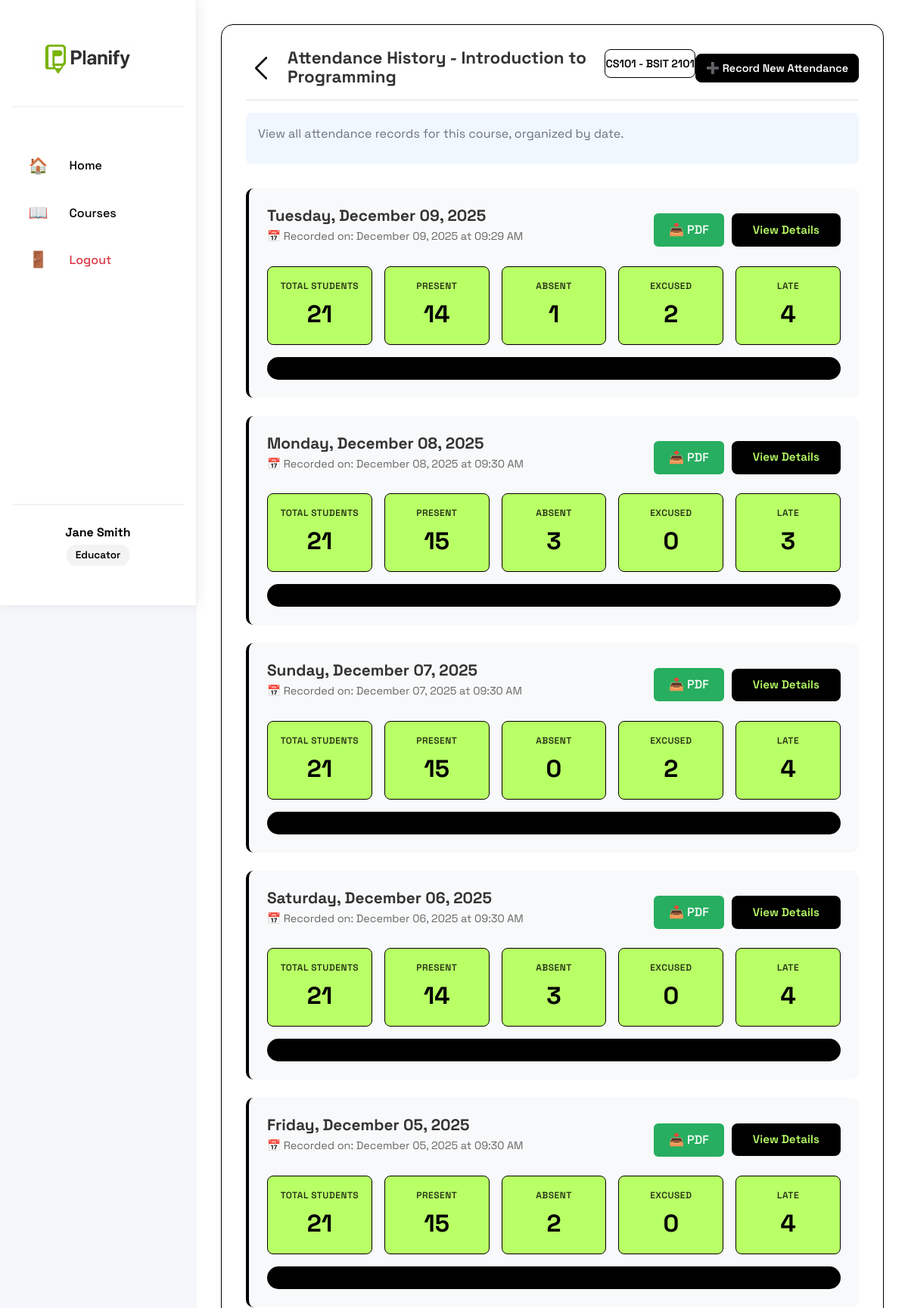
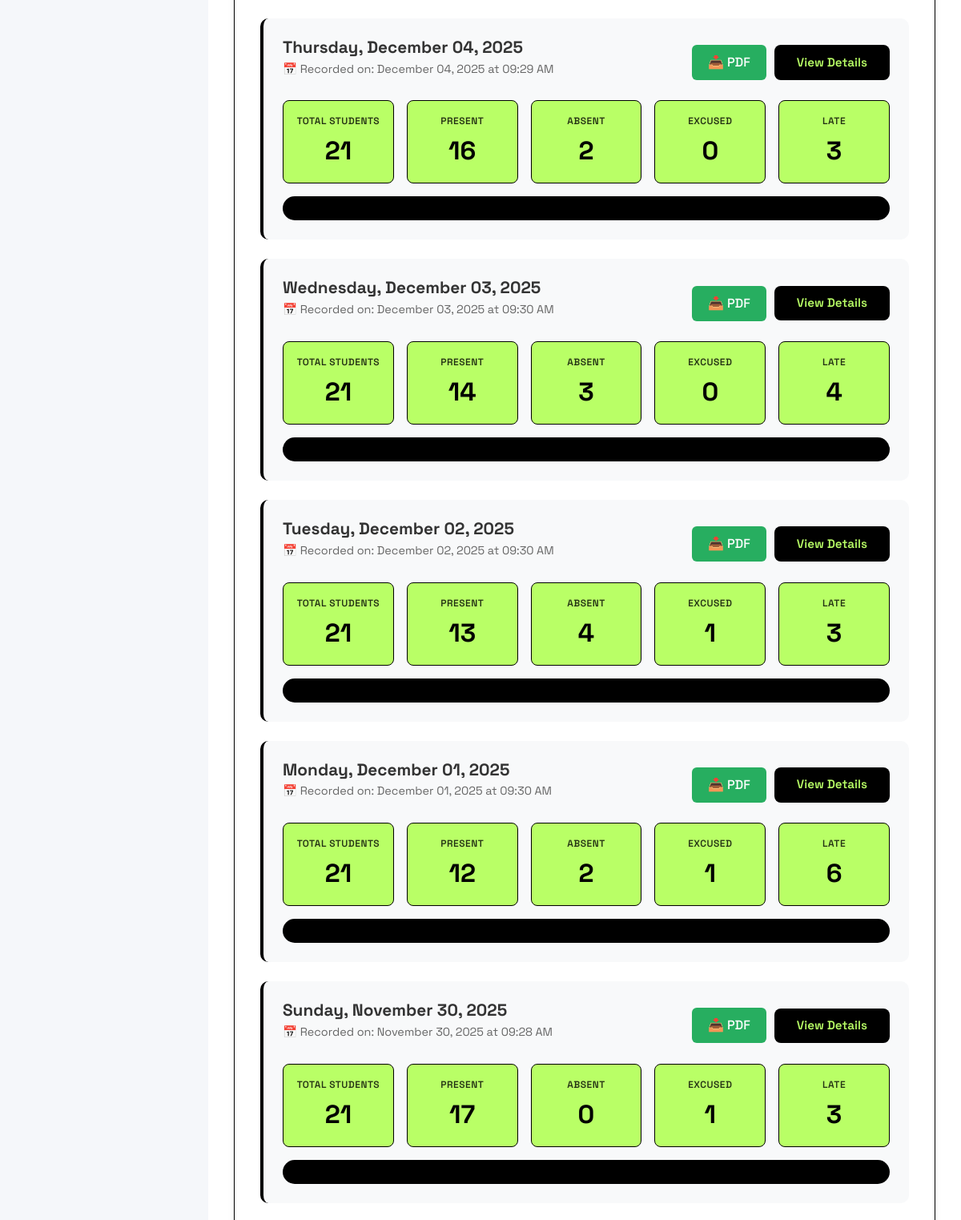
/educator/course/1/attendance/history (signed in, upper part), run on the app's committed database (2 pictures, top to bottom).
### models.py (models this page shows, shortened)
class User(db.Model, UserMixin):
    id = db.Column(db.Integer, primary_key=True)
    first_name = db.Column(db.String(20), nullable=False)
    last_name = db.Column(db.String(20), nullable=False)
    username = db.Column(db.String(20), unique=True, nullable=False)
    email = db.Column(db.String(120), unique=True, nullable=False)
    contact_number = db.Column(db.String(11), nullable=False)
    password = db.Column(db.String(255), nullable=False)
    role = db.Column(db.String(10), nullable=False)
    courses = db.relationship('Course', backref='educator', lazy=True, cascade='all, delete-orphan')
    lesson_plans = db.relationship('LessonPlan', backref='creator', lazy=True, cascade='all, delete-orphan')
    enrollments = db.relationship('Enrollment', backref='student', lazy=True, cascade='all, delete-orphan')

class Course(db.Model):
    id = db.Column(db.Integer, primary_key=True)
    course_name = db.Column(db.String(100), nullable=False)
    course_code = db.Column(db.String(20), nullable=False)
    block_section = db.Column(db.String(20), nullable=False)
    description = db.Column(db.Text, nullable=True)
    educator_id = db.Column(db.Integer, db.ForeignKey('user.id'), nullable=False)
    created_at = db.Column(db.DateTime, default=datetime.utcnow)
    enrollment_code = db.Column(db.String(10), unique=True, nullable=False)
    lesson_plans = db.relationship('LessonPlan', backref='course', lazy=True, cascade='all, delete-orphan')
    enrollments = db.relationship('Enrollment', backref='course', lazy=True, cascade='all, delete-orphan')
    attendance_records = db.relationship('AttendanceRecord', backref='course', lazy=True, cascade='all, delete-orphan')

class AttendanceRecord(db.Model):
    id = db.Column(db.Integer, primary_key=True)
    course_id = db.Column(db.Integer, db.ForeignKey('course.id'), nullable=False)
    student_id = db.Column(db.Integer, db.ForeignKey('user.id'), nullable=False)
    date = db.Column(db.Date, nullable=False)
    status = db.Column(db.String(10), nullable=False)  # present, absent, excused, late
    recorded_by = db.Column(db.Integer, db.ForeignKey('user.id'), nullable=False)
    recorded_at = db.Column(db.DateTime, default=datetime.utcnow)
    recorder = db.relationship('User', foreign_keys=[recorded_by])
    __table_args__ = (db.UniqueConstraint('student_id', 'course_id', 'date', name='unique_attendance'),)

### routes.py (the view)
@app.route('/educator/course/<int:course_id>/attendance/history')
@login_required
def attendance_history(course_id):
    if current_user.role != 'educator':
        flash("Access denied.", "error")
        return redirect(url_for('home'))
    course = Course.query.get_or_404(course_id)
    if course.educator_id != current_user.id:
        flash("Access denied.", "error")
        return redirect(url_for('educator_courses'))
    from sqlalchemy import func, distinct
    attendance_dates = db.session.query(
        AttendanceRecord.date
    ).filter_by(
        course_id=course_id
    ).distinct().order_by(
        AttendanceRecord.date.desc()
    ).all()
    attendance_by_date = {}
    for (date_obj,) in attendance_dates:
        records = AttendanceRecord.query.filter_by(
            course_id=course_id,
            date=date_obj
        ).order_by(AttendanceRecord.recorded_at.desc()).all()
        recorded_time = records[0].recorded_at if records else None
        stats = {
            'total': len(records),
            'present': len([r for r in records if r.status == 'present']),
            'absent': len([r for r in records if r.status == 'absent']),
            'excused': len([r for r in records if r.status == 'excused']),
            'late': len([r for r in records if r.status == 'late'])
        }
        attendance_by_date[date_obj] = {
            'records': records,
            'recorded_time': recorded_time,
            'stats': stats
        }
    return render_template('attendance_history.html',
                           course=course,
                           attendance_by_date=attendance_by_date)

### app.py (called while the page is built)
@login_manager.user_loader
def load_user(user_id):
    return User.query.get(int(user_id))

### templates/attendance_history.html (shortened to what this page needs)
{% extends "educator_base.html" %}
{% block content %}
<div class="attendance-history-container">
    <div class="history-header">
        <div class="header-left">
            <a href="{{ url_for('educator_courses') }}" class="back-icon-btn">
                <img src="{{ url_for('static', filename='pictures/back-button.png') }}" alt="Back">
            </a>
            <h2>Attendance History - {{ course.course_name }}</h2>
            <p class="course-block">{{ course.course_code }} - {{ course.block_section }}</p>
        </div>
        <div class="header-actions">
            <a href="{{ url_for('course_attendance', course_id=course.id) }}" class="record-new-btn">
                ➕ Record New Attendance
            </a>
        </div>
    </div>
    <div class="history-info">
        <p>View all attendance records for this course, organized by date.</p>
    </div>
    {% if attendance_by_date %}
        <div class="attendance-timeline">
            {% for date, data in attendance_by_date.items() %}
            <div class="date-card">
                <div class="date-card-header">
                    <div class="date-info">
                        <h3>{{ date.strftime('%A, %B %d, %Y') }}</h3>
                        <p class="recorded-time">
                            📅 Recorded on: {{ data.recorded_time.strftime('%B %d, %Y at %I:%M %p') }}
                        </p>
                    </div>
                    <div class="card-actions">
                        <a href="{{ url_for('download_attendance_pdf', course_id=course.id, date_str=date.strftime('%Y-%m-%d')) }}"
                           class="download-btn">
                            📥 PDF
                        </a>
                        <a href="{{ url_for('view_attendance_date', course_id=course.id, date_str=date.strftime('%Y-%m-%d')) }}"
                           class="view-details-btn">
                            View Details
                        </a>
                    </div>
                </div>
                <div class="date-card-stats">
                    <div class="stat-box total">
                        <span class="stat-label">Total Students</span>
                        <span class="stat-value">{{ data.stats.total }}</span>
                    </div>
                    <div class="stat-box present">
                        <span class="stat-label">Present</span>
                        <span class="stat-value">{{ data.stats.present }}</span>
                    </div>
                    <div class="stat-box absent">
                        <span class="stat-label">Absent</span>
                        <span class="stat-value">{{ data.stats.absent }}</span>
                    </div>
                    <div class="stat-box excused">
                        <span class="stat-label">Excused</span>
                        <span class="stat-value">{{ data.stats.excused }}</span>
                    </div>
                    <div class="stat-box late">
                        <span class="stat-label">Late</span>
                        <span class="stat-value">{{ data.stats.late }}</span>
                    </div>
                </div>
                <div class="attendance-summary">
                    <div class="summary-bar">
                        {% set total = data.stats.total %}
                        {% if total > 0 %}
                            <div class="bar-segment present"
                                 style="width: {{ (data.stats.present / total * 100) }}%"
                                 title="Present: {{ data.stats.present }}"></div>
                            <div class="bar-segment late"
                                 style="width: {{ (data.stats.late / total * 100) }}%"
                                 title="Late: {{ data.stats.late }}"></div>
                            <div class="bar-segment excused"
                                 style="width: {{ (data.stats.excused / total * 100) }}%"
                                 title="Excused: {{ data.stats.excused }}"></div>
                            <div class="bar-segment absent"
                                 style="width: {{ (data.stats.absent / total * 100) }}%"
                                 title="Absent: {{ data.stats.absent }}"></div>
                        {% endif %}
                    </div>
                </div>
            </div>
            {% endfor %}
        </div>
    {% endif %}
</div>
{% endblock %}

### templates/educator_base.html (shortened to what this page needs)
<!doctype html>
<html lang="en">
<head>
    <link rel="stylesheet" href="{{ url_for('static', filename='style.css') }}">
</head>
<body class="educator-layout">
    <aside class="sidebar">
        <div class="sidebar-header">
            <a href="{{ url_for('educator_home') }}" class="logo">
            <img src="{{ url_for('static', filename='pictures/logo.png') }}" alt="Planify Logo">
        </a>
        </div>
        <nav class="sidebar-nav">
            <a href="{{ url_for('educator_home') }}" class="nav-item">
                <span class="icon">🏠</span>
                <span>Home</span>
            </a>
            <a href="{{ url_for('educator_courses') }}" class="nav-item">
                <span class="icon">📖</span>
                <span>Courses</span>
            </a>
            <a href="{{ url_for('logout') }}" class="nav-item logout-item">
                <span class="icon">🚪</span>
                <span>Logout</span>
            </a>
        </nav>
        <div class="sidebar-footer">
            <div class="user-info">
                <p class="user-name">{{ current_user.first_name }} {{ current_user.last_name }}</p>
                <p class="user-role">Educator</p>
            </div>
        </div>
    </aside>
    <div class="main-content">
        <main class="content">
            {% block content %}
            {% endblock %}
        </main>
    </div>
</body>
</html>

### data on the page
User: first_name "Jane", last_name "Smith"
Course: course_name "Introduction to Programming", course_code "CS101", block_section "BSIT 2101"
AttendanceRecord: recorded_time "December 09, 2025 at 09:29 AM"
AttendanceRecord: recorded_time "December 08, 2025 at 09:30 AM"
AttendanceRecord: recorded_time "December 07, 2025 at 09:30 AM"
AttendanceRecord: recorded_time "December 06, 2025 at 09:30 AM"
AttendanceRecord: recorded_time "December 05, 2025 at 09:30 AM"
AttendanceRecord: recorded_time "December 04, 2025 at 09:29 AM"
AttendanceRecord: recorded_time "December 03, 2025 at 09:30 AM"
AttendanceRecord: recorded_time "December 02, 2025 at 09:30 AM"
AttendanceRecord: recorded_time "December 01, 2025 at 09:30 AM"
AttendanceRecord: recorded_time "November 30, 2025 at 09:28 AM"

### other printed values
{{ date.strftime('%A, %B %d, %Y') }} "Tuesday, December 09, 2025" "Monday, December 08, 2025" "Sunday, December 07, 2025" "Saturday, December 06, 2025" "Friday, December 05, 2025" "Thursday, December 04, 2025" "Wednesday, December 03, 2025" "Tuesday, December 02, 2025" "Monday, December 01, 2025" "Sunday, November 30, 2025"
{{ data.stats.total }} "21" "21" "21" "21" "21" "21" "21" "21" "21" "21"
{{ data.stats.present }} "14" "15" "15" "14" "15" "16" "14" "13" "12" "17"
{{ data.stats.absent }} "1" "3" "0" "3" "2" "2" "3" "4" "2" "0"
{{ data.stats.excused }} "2" "0" "2" "0" "0" "0" "0" "1" "1" "1"
{{ data.stats.late }} "4" "3" "4" "4" "4" "3" "4" "3" "6" "3"
